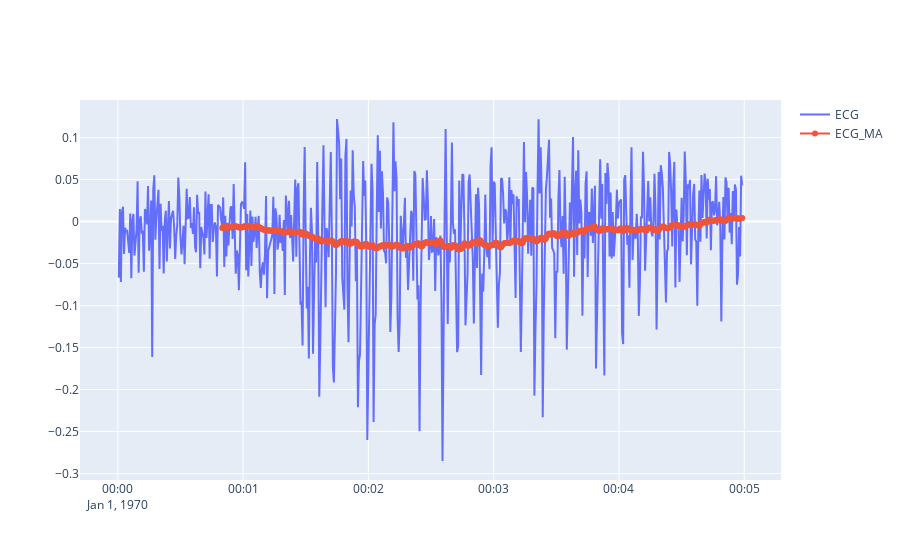

The cell this chart's notebook holds for it:
### Code cell
df_ecg = pd.read_csv(f'c3_muse_stress/feature_segments/ECG/{subject}.csv')
df_ecg['timestamp'] = pd.to_datetime(df_ecg['timestamp'], unit='ms')

df_ecg['ECG_MA'] = df_ecg['ECG'].rolling(window=window).mean()

fig = go.Figure()
fig.add_trace(go.Scatter(x=df_ecg['timestamp'], y=df_ecg['ECG'], mode='lines', name='ECG'))
fig.add_trace(go.Scatter(x=df_ecg['timestamp'], y=df_ecg['ECG_MA'], mode='lines+markers', name='ECG_MA'))
fig.show()

### Figure 1 — Plotly figure (JSON) as saved in the notebook; plotly's stock layout.template omitted (floating-point values rounded to 4 significant figures; data arrays with more than 128 entries replaced by an {"elided": "..."} marker saying what was removed)
{"data": [{"mode": "lines", "name": "ECG", "type": "scatter", "x": {"elided": "598 str values"}, "y": {"elided": "598 float values"}}, {"mode": "lines+markers", "name": "ECG_MA", "type": "scatter", "x": {"elided": "598 str values"}, "y": {"elided": "598 float values"}}], "layout": {}}
